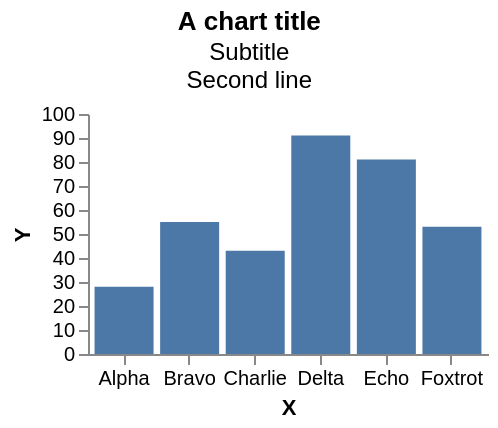

Vega-Lite specification stored for this chart:
### Vega specification from a JSON file in a GitHub repository (floating-point values rounded to 4 significant figures)
{"width": 200, "height": 120, "padding": 5, "data": [{"name": "t", "values": [{"a": "Alpha", "b": 28, "c": "x", "d": 1}, {"a": "Bravo", "b": 55, "c": "y", "d": 2}, {"a": "Charlie", "b": 43, "c": "x", "d": 3}, {"a": "Delta", "b": 91, "c": "z", "d": 4}, {"a": "Echo", "b": 81, "c": "y", "d": 5}, {"a": "Foxtrot", "b": 53, "c": "z", "d": 6}]}], "scales": [{"name": "x", "type": "band", "domain": {"data": "t", "field": "a"}, "range": "width", "padding": 0.1}, {"name": "y", "type": "linear", "domain": {"data": "t", "field": "b"}, "range": "height", "nice": true}, {"name": "color", "type": "ordinal", "domain": {"data": "t", "field": "c"}, "range": {"scheme": "category10"}}, {"name": "ramp", "type": "linear", "domain": {"data": "t", "field": "d"}, "range": {"scheme": "blues"}}, {"name": "size", "type": "linear", "domain": {"data": "t", "field": "b"}, "range": [10, 200]}, {"name": "shape", "type": "ordinal", "domain": {"data": "t", "field": "c"}, "range": "symbol"}, {"name": "quant", "type": "quantize", "domain": [0, 100], "range": {"scheme": "greens", "count": 4}}], "marks": [{"type": "rect", "from": {"data": "t"}, "encode": {"enter": {"x": {"scale": "x", "field": "a"}, "width": {"scale": "x", "band": 1}, "y": {"scale": "y", "field": "b"}, "y2": {"scale": "y", "value": 0}}}}], "title": {"text": "A chart title", "subtitle": ["Subtitle", "Second line"], "orient": "top", "anchor": "middle", "frame": "bounds", "offset": 6}, "axes": [{"orient": "bottom", "scale": "x", "title": "X"}, {"orient": "left", "scale": "y", "title": "Y"}]}
